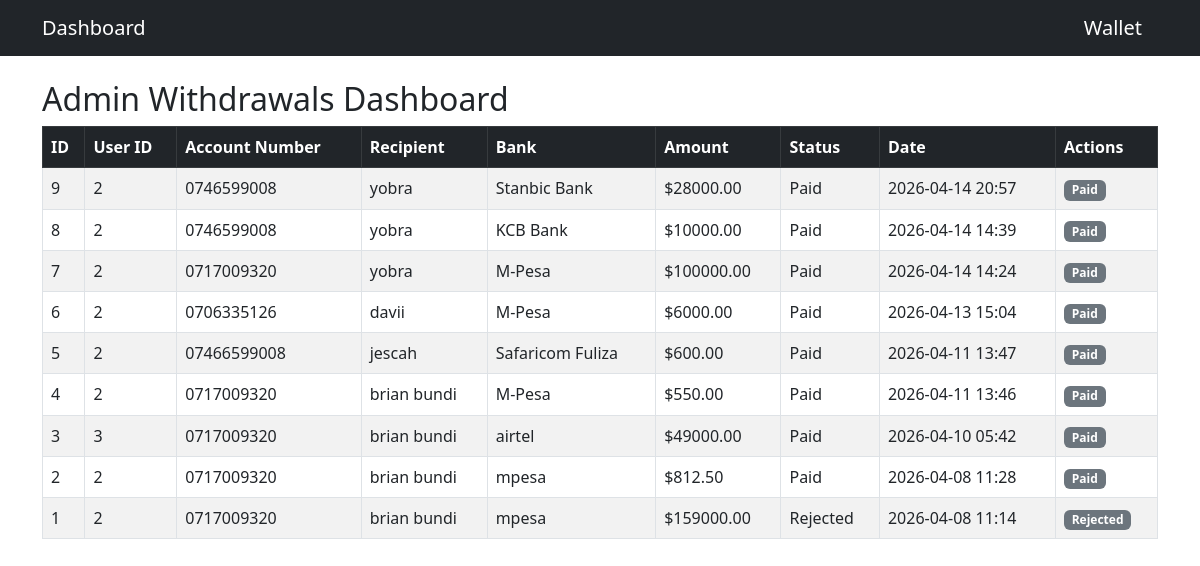
/admin/withdrawals, run on the app's committed database.
### models.py (models this page shows)
class Withdrawal(db.Model):
    __tablename__ = "withdrawals"
    id = db.Column(db.Integer, primary_key=True)
    user_id = db.Column(db.Integer, db.ForeignKey("user.id"), nullable=False)
    account_number = db.Column(db.String(100), nullable=False)
    recipient_name = db.Column(db.String(100), nullable=False)
    bank_name = db.Column(db.String(100), nullable=False)
    amount = db.Column(db.Float, nullable=False)
    status = db.Column(db.String(50), default="Pending", nullable=False)
    note = db.Column(db.String(255), nullable=True)
    created_at = db.Column(db.DateTime, default=db.func.now(), nullable=False)
    user = db.relationship("User", back_populates="withdrawals")

### app.py (the view)
@app.route("/admin/withdrawals")
def admin_withdrawals():
    withdrawals = Withdrawal.query.order_by(Withdrawal.created_at.desc()).all()
    return render_template("admin_withdrawals.html", withdrawals=withdrawals)

### templates/admin_withdrawals.html
{% extends "base.html" %}
{% block content %}
<h2>Admin Withdrawals Dashboard</h2>
<table class="table table-bordered table-striped">
  <thead class="table-dark">
    <tr>
      <th>ID</th>
      <th>User ID</th>
      <th>Account Number</th>
      <th>Recipient</th>
      <th>Bank</th>
      <th>Amount</th>
      <th>Status</th>
      <th>Date</th>
      <th>Actions</th>
    </tr>
  </thead>
  <tbody>
    {% for w in withdrawals %}
    <tr>
      <td>{{ w.id }}</td>
      <td>{{ w.user_id }}</td>
      <td>{{ w.account_number }}</td>
      <td>{{ w.recipient_name }}</td>
      <td>{{ w.bank_name }}</td>
      <td>${{ "%.2f"|format(w.amount) }}</td>
      <td>{{ w.status }}</td>
      <td>{{ w.created_at.strftime("%Y-%m-%d %H:%M") }}</td>
      <td>
        {% if w.status == "Pending" %}
          <form method="POST" action="{{ url_for('mark_paid', withdrawal_id=w.id) }}" style="display:inline;">
            <button type="submit" class="btn btn-success btn-sm">Mark Paid</button>
          </form>
          <form method="POST" action="{{ url_for('reject_withdrawal', withdrawal_id=w.id) }}" style="display:inline;">
            <button type="submit" class="btn btn-danger btn-sm">Reject</button>
          </form>
        {% else %}
          <span class="badge bg-secondary">{{ w.status }}</span>
        {% endif %}
      </td>
    </tr>
    {% endfor %}
  </tbody>
</table>
{% endblock %}

### templates/base.html (shortened to what this page needs)
<!DOCTYPE html>
<html lang="en">
<head>
  <link href="https://cdn.jsdelivr.net/npm/bootstrap@5.3.0/dist/css/bootstrap.min.css" rel="stylesheet">
</head>
<body>
  <nav class="navbar navbar-dark bg-dark">
    <div class="container">
      <a class="navbar-brand" href="{{ url_for('dashboard') }}">Dashboard</a>
      <a class="navbar-brand" href="{{ url_for('wallet') }}">Wallet</a>
    </div>
  </nav>
  <div class="container mt-4">
    {% block content %}{% endblock %}
  </div>
</body>
</html>

### data on the page
Withdrawal: id "9", user_id "2", account_number "0746599008", recipient_name "yobra", bank_name "Stanbic Bank", amount "28000.00", status "Paid", created_at "2026-04-14 20:57"
Withdrawal: id "8", user_id "2", account_number "0746599008", recipient_name "yobra", bank_name "KCB Bank", amount "10000.00", status "Paid", created_at "2026-04-14 14:39"
Withdrawal: id "7", user_id "2", account_number "0717009320", recipient_name "yobra", bank_name "M-Pesa", amount "100000.00", status "Paid", created_at "2026-04-14 14:24"
Withdrawal: id "6", user_id "2", account_number "0706335126", recipient_name "davii", bank_name "M-Pesa", amount "6000.00", status "Paid", created_at "2026-04-13 15:04"
Withdrawal: id "5", user_id "2", account_number "07466599008", recipient_name "jescah", bank_name "Safaricom Fuliza", amount "600.00", status "Paid", created_at "2026-04-11 13:47"
Withdrawal: id "4", user_id "2", account_number "0717009320", recipient_name "brian bundi", bank_name "M-Pesa", amount "550.00", status "Paid", created_at "2026-04-11 13:46"
Withdrawal: id "3", user_id "3", account_number "0717009320", recipient_name "brian bundi", bank_name "airtel", amount "49000.00", status "Paid", created_at "2026-04-10 05:42"
Withdrawal: id "2", user_id "2", account_number "0717009320", recipient_name "brian bundi", bank_name "mpesa", amount "812.50", status "Paid", created_at "2026-04-08 11:28"
Withdrawal: id "1", user_id "2", account_number "0717009320", recipient_name "brian bundi", bank_name "mpesa", amount "159000.00", status "Rejected", created_at "2026-04-08 11:14"
